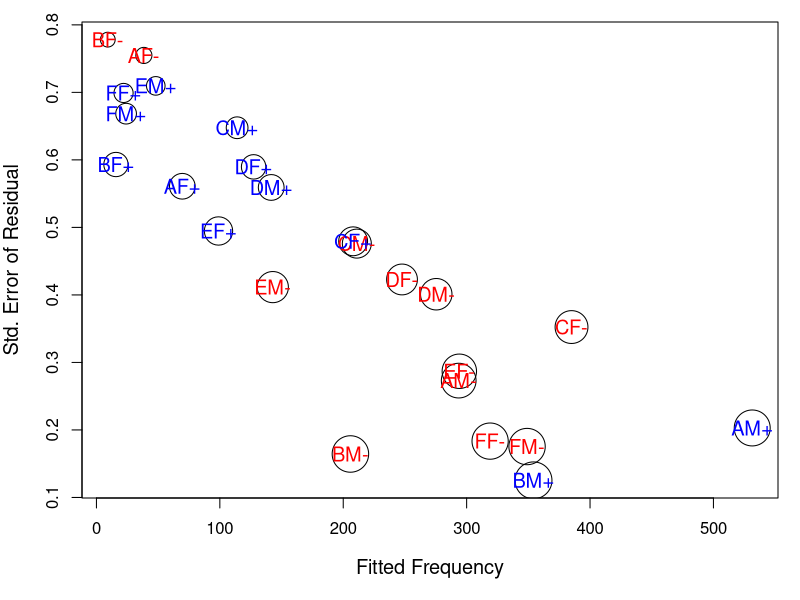
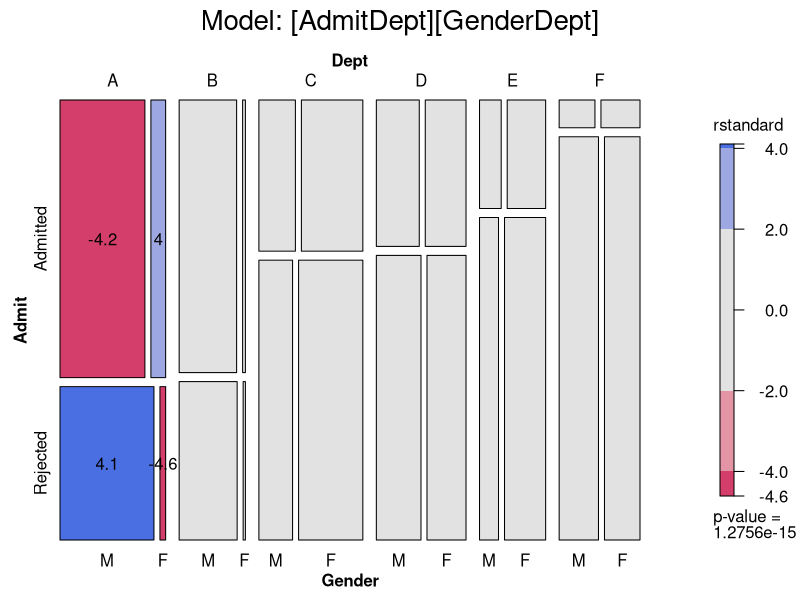
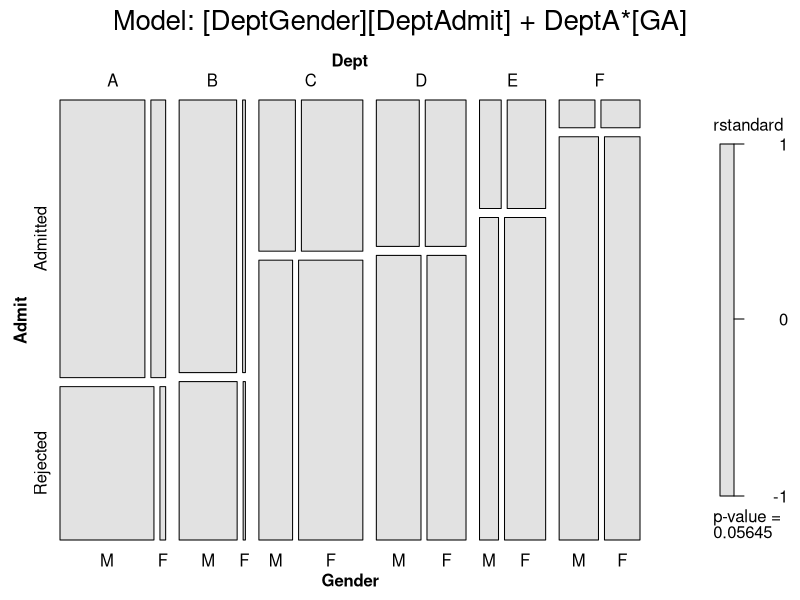
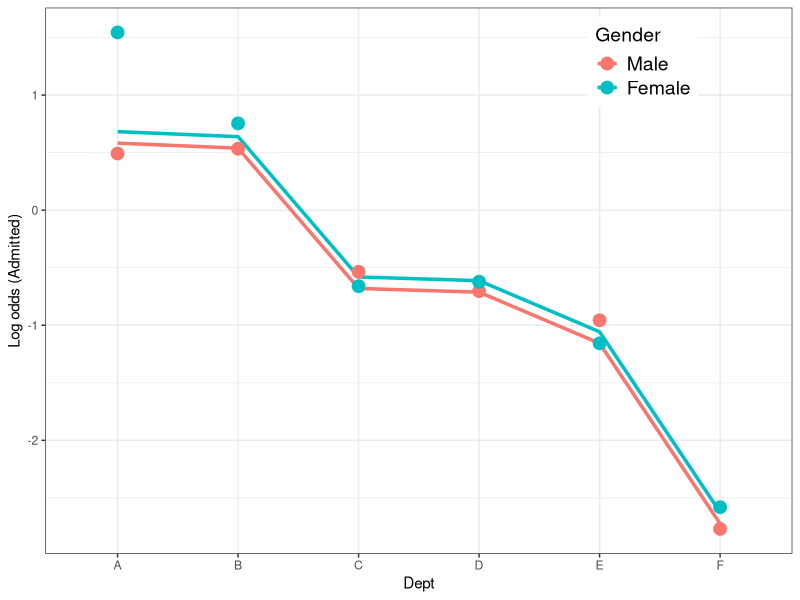
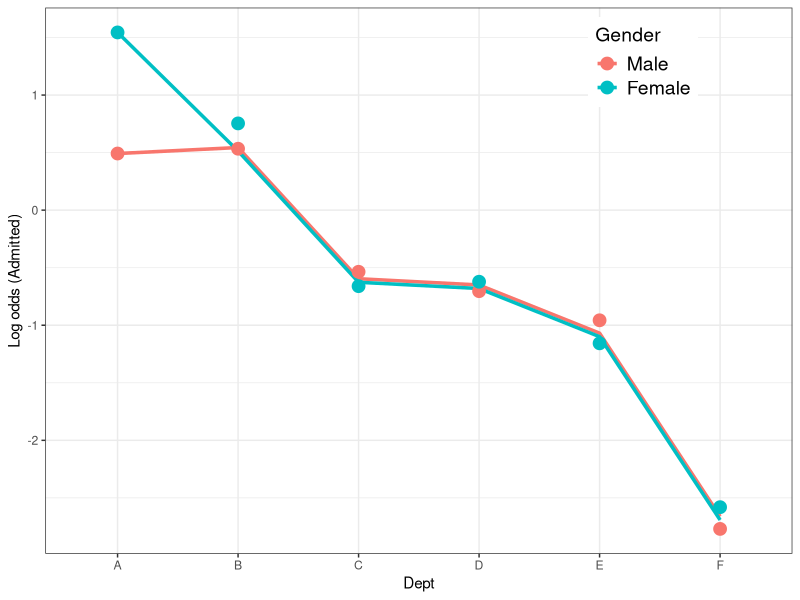
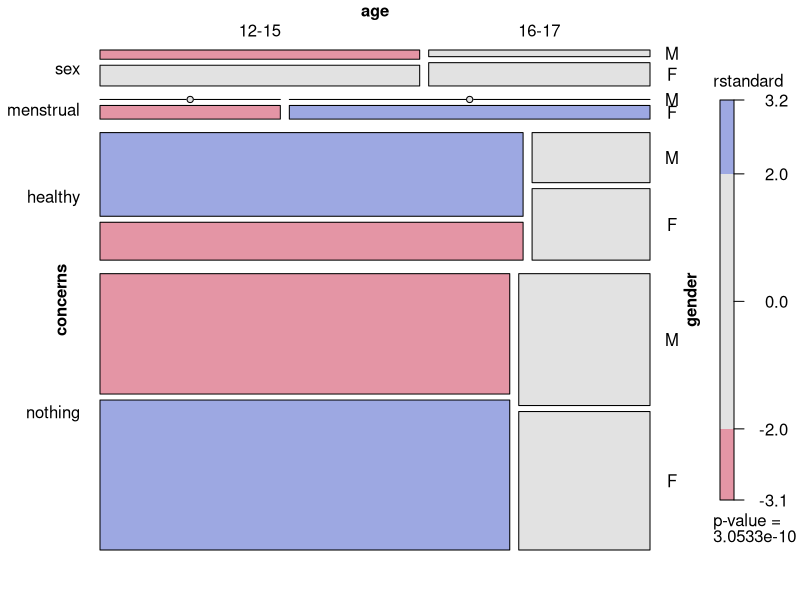

These charts were generated, in order, by the following R code: (Note: this script raises an error after producing the figures.)
library(vcd)
library(vcdExtra)
library(car)
library(ggplot2)
library(MASS)

options("contrasts")
myTable <- UCBAdmissions
dimnames(myTable) <- list(A = c("Y", "N")
                          , B = c("M", "F")
                          , C = tolower(letters[1:6])
                          )

# these are all equivalent
loglin(myTable, margin = list(c(1, 2), c(1, 3), c(2, 3)))
loglm(~ (A + B + C)^2, data = myTable)
loglm(Freq ~ (A + B + C)^2, data = as.data.frame(myTable))
glm(Freq ~ (A + B + C)^2, data = as.data.frame(myTable)
    , family = poisson)

berkeley <- as.data.frame(UCBAdmissions)
berk.glm1 <- glm(Freq ~ Dept * (Gender + Admit), data = berkeley, 
                 family = "poisson")
fit <- fitted(berk.glm1)
hat <- hatvalues(berk.glm1)
stderr <- sqrt(1 - hat)

op <- par(mar = c(5,4,1,1)+.1)
plot(fit, stderr, cex = 5 * hat,
     ylab = "Std. Error of Residual"
     , xlab = "Fitted Frequency",
     cex.lab = 1.2)
labs <- with(berkeley,
             paste(Dept, substr(Gender, 1, 1), ifelse(Admit == "Admitted", "+", "-"), sep = ""))
col <- ifelse(berkeley$Admit == "Admitted", "blue", "red")
text(fit, stderr, labs, col = col, cex = 1.2)
par(op)

# looking at the mutual independance model
# though we know it can't be true
# and we're trying to investigate gender bias
data("UCBAdmissions")
berk.loglm0 <- loglm(~ Dept + Gender + Admit, data = UCBAdmissions,
                     param = TRUE, fitted = TRUE)
berk.loglm0
# using the fitted frequencies to view the table of expected values
structable(Dept ~ Admit + Gender
           , fitted(berk.loglm0))

# conditional independence in UCB admissions data
berk.loglm1 <- loglm(~ Dept * (Gender + Admit)
                     , data = UCBAdmissions)
berk.loglm1

# homogeneous association, [AD][AG][GD]
berk.loglm2 <-loglm(~ (Admit + Dept + Gender)^2, data = UCBAdmissions)
berk.loglm2

# model 2 is no improvement on model 1
anova(berk.loglm0, berk.loglm1, berk.loglm2, test = "Chisq")

# using glm - data frame in freq form
berk.glm1 <- glm(Freq ~ Dept * (Gender + Admit),
                 data = berkeley, family = "poisson")
berk.glm2 <- glm(Freq ~ (Dept + Gender + Admit)^2,
                 data = berkeley, family = "poisson")
# these models are equiv to loglm
anova(berk.glm1, berk.glm2, test = "Chisq")
# with glm object can get contribution of each term
anova(berk.glm1, test = "Chisq")

# diagnostic
mosaic(berk.glm1, shade = TRUE, 
       formula = ~ Dept + Admit + Gender, split = TRUE,
       residuals_type = "rstandard", # this works on the glm object specifically
       main = "Model: [AdmitDept][GenderDept]", 
       labeling = labeling_residuals, 
       abbreviate_labs = c(Gender = TRUE),
       keep_aspect_ratio = FALSE)

# addressing the association that is condition on dept A with a new dummy var
berkeley <- within(berkeley, 
                   dept1AG <- (Dept == "A") * 
                     (Gender == "Female") * 
                     (Admit == "Admitted"))
head(berkeley)
berk.glm3 <- glm(Freq ~ Dept * (Gender + Admit) + dept1AG, 
                 data = berkeley, family = "poisson")
LRstats(berk.glm3) # matches well the saturated model
anova(berk.glm1, berk.glm3, test = "Chisq") # huge improvement on deviance

coef(berk.glm3)[["dept1AG"]]
exp(coef(berk.glm3)[["dept1AG"]])

# well fitting model
mosaic(berk.glm3, shade = TRUE, 
       formula = ~ Dept + Admit + Gender, split = TRUE,
       residuals_type = "rstandard", 
       main = "Model: [DeptGender][DeptAdmit] + DeptA*[GA]",
       labeling = labeling_residuals, 
       abbreviate_labs = c(Gender = TRUE),
       keep_aspect_ratio = FALSE)

# Same ops with logistic
# log odds of admission - log(admit/reject)
(obs <- log(UCBAdmissions[1,,] / UCBAdmissions[2,,]))

berk.logit2 <- glm(Admit == "Admitted" ~ Dept + Gender
                   , data = berkeley
                   , weights = Freq
                   , family = "binomial")
summary(berk.logit2)

# special model for dept A
berkeley <- within(berkeley,
                   dept1AG <- (Dept == "A") * (Gender == "Female"))
berk.logit3 <- glm(Admit == "Admitted" ~ Dept + Gender + dept1AG,
                   data = berkeley, weights = Freq, family = "binomial")

Anova(berk.logit2)
Anova(berk.logit3)

# plotting logit model
pred2 <- cbind(berkeley[,1:3], fit = predict(berk.logit2))
pred2 <- cbind(subset(pred2, Admit == "Admitted"), obs = as.vector(obs))
head(pred2)

ggplot(pred2, aes(x = Dept, y = fit, group = Gender, color = Gender)) +
  geom_line(size = 1.2) +
  geom_point(aes(x = Dept, y = obs, group = Gender, color = Gender), size = 4) +
  ylab("Log odds (Admitted)") + theme_bw() +
  theme(legend.position = c(.8, .9)
        , legend.title = element_text(size = 14)
        , legend.text = element_text(size = 14)
        )

pred3 <- cbind(berkeley[,1:3], fit = predict(berk.logit3))
pred3 <- cbind(subset(pred3, Admit == "Admitted"), obs = as.vector(obs))
head(pred3)

ggplot(pred3, aes(x = Dept, y = fit, group = Gender, color = Gender)) +
  geom_line(size = 1.2) +
  geom_point(aes(x = Dept, y = obs, group = Gender, color = Gender), size = 4) +
  ylab("Log odds (Admitted)") + theme_bw() +
  theme(legend.position = c(.8, .9)
        , legend.title = element_text(size = 14)
        , legend.text = element_text(size = 14)
  )

# structural and sample zeros
Health <- expand.grid(concerns = c("sex", "menstrual",
                                   "healthy", "nothing"),
                      age      = c("12-15", "16-17"),
                      gender   = c("M", "F"))
Health$Freq <- c(4, 0, 42, 57, 2, 0, 7, 20,
                 9, 4, 19, 71, 7, 8, 10, 21)
# eliminating struct zeros from the model
health.glm0 <- glm(Freq ~ concerns + age + gender, data = Health,
                   subset = (Freq > 0), family = poisson)
health.glm1 <- glm(Freq ~ concerns + age * gender, data = Health,
                   subset = (Freq > 0), family = poisson)
# neither fits well
LRstats(health.glm0, health.glm1)

mosaic(health.glm1, ~ concerns + age + gender, 
       residuals_type = "rstandard", 
       rot_labels = 0, 
       just_labels = c(left = "right"),
       margin = c(left = 5))
# here we lose an important parameter
health.glm2 <- glm(Freq ~ concerns*gender + concerns*age, data = Health,
                   subset = (Freq > 0), family = poisson)
LRstats(health.glm2)
summary(health.glm2)


health.tab <- xtabs(Freq ~ concerns + age + gender, data = Health)
nonzeros <- ifelse(health.tab>0, 1, 0)
health.loglm0 <- loglm(~ concerns + age + gender,
                       data = health.tab, start = nonzeros)
health.loglm1 <- loglm(~ concerns + age * gender,
                       data = health.tab, start = nonzeros)
# df is wrong
health.loglm2 <- loglm(~ concerns*gender + concerns*age,
                       data = health.tab, start = nonzeros)
LRstats(health.loglm0, health.loglm1, health.loglm2)
